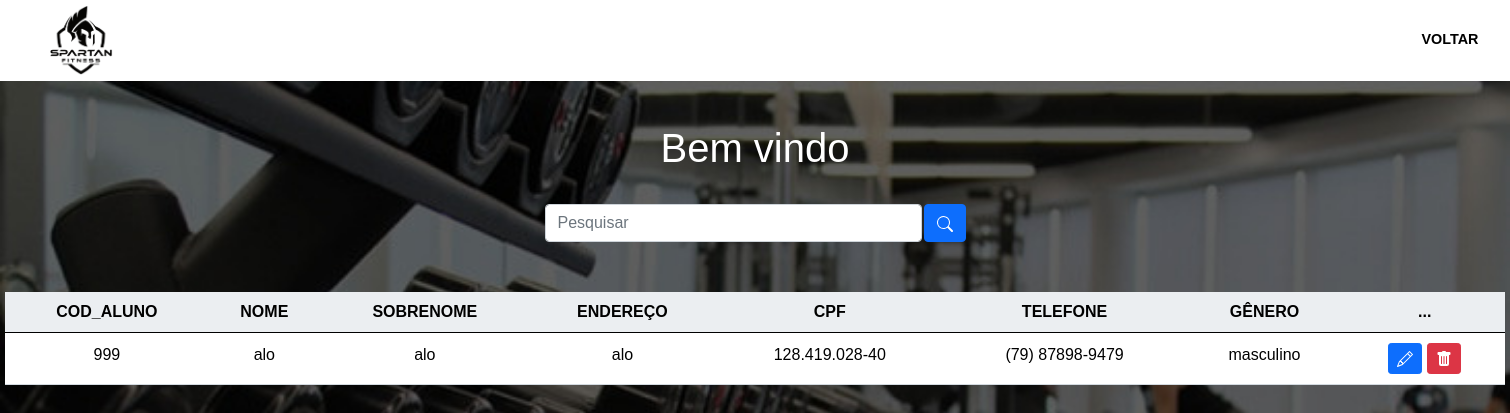
The page /consultar/sistema.php on the database its author committed.
### tables this page shows
CREATE TABLE `matricula_aluno` (
  `cod_aluno` int(11) NOT NULL,
  `nome` varchar(45) DEFAULT NULL,
  `sobrenome` varchar(45) DEFAULT NULL,
  `endereco` varchar(60) DEFAULT NULL,
  `CPF` varchar(15) DEFAULT NULL,
  `telefone` varchar(15) DEFAULT NULL,
  `genero` varchar(45) DEFAULT NULL,
  `cod_professor` varchar(11) DEFAULT NULL
);

### consultar/sistema.php (the view, shortened to what this page needs)
<?php
    include_once('config.php');
    if(!empty($_GET['search']))
    {
        $data = $_GET['search'];
        $sql = "SELECT * FROM matricula_aluno WHERE cod_aluno LIKE '%$data%' or nome LIKE '%$data%' or CPF LIKE '%$data%' ORDER BY cod_aluno DESC";
    }
    else
    {
        $sql = "SELECT * FROM matricula_aluno ORDER BY cod_aluno DESC";
        $logado = $_SESSION['usuario'];
    }
    $result = $conexao->query($sql);
?>
<!DOCTYPE html>
<html lang="en">
<head>
    <link href="https://cdn.jsdelivr.net/npm/bootstrap@5.0.2/dist/css/bootstrap.min.css" rel="stylesheet">
    <link rel="stylesheet" href="../css/header.css">
    <link rel="stylesheet" href="../css/paginas.css">
</head>
<body>
<header>
        <div id="teste">
          <div class="logo-imagem">
            <a href="../index.html">
              <picture>
                <source  media="(max-width:600px )" class="logo-icon" srcset="../img/nova_logo.png" type="image/png">
              <img id="img" src="../img/nova_logo.png" alt=""></a>
         </div>
        </div>
            <nav>
                <ul class="opcoes">
                    <div class="menu">
                        <li><a href="/academia/adminn/indexx.html">VOLTAR</a></li>
                    </div>
                </ul>
              </nav>
    </header>
    <br>
    <?php
        echo "<h1>Bem vindo <u>$logado</u></h1>";
    ?>
    <br>
    <div class="box-search">
        <input type="search" class="form-control w-25" placeholder="Pesquisar" id="pesquisar">
        <button onclick="searchData()" class="btn btn-primary">
        </button>
    </div>
    <div class="content read">
        <table class="table text-white table-bg">
            <thead>
                <tr>
                <th scope="col">COD_ALUNO</th>
                    <th scope="col">NOME</th>
                    <th scope="col">SOBRENOME</th>
                    <th scope="col">ENDEREÇO</th>
                    <th scope="col">CPF</th>
                    <th scope="col">TELEFONE</th>
                    <th scope="col">GÊNERO</th>
                    <th scope="col">...</th>
                </tr>
            </thead>
            <tbody>
                <?php
                    while($user_data = mysqli_fetch_assoc($result)) {
                        echo "<tr>";
                        echo "<td>".$user_data['cod_aluno']."</td>";
                        echo "<td>".$user_data['nome']."</td>";
                        echo "<td>".$user_data['sobrenome']."</td>";
                        echo "<td>".$user_data['endereco']."</td>";
                        echo "<td>".$user_data['CPF']."</td>";
                        echo "<td>".$user_data['telefone']."</td>";
                        echo "<td>".$user_data['genero']."</td>";
                        echo "<td>
                        <a class='btn btn-sm btn-primary' href='edit.php?cod_aluno=$user_data[cod_aluno]' title='Editar'>
                            <svg xmlns='http://www.w3.org/2000/svg' width='16' height='16' fill='currentColor' class='bi bi-pencil' viewBox='0 0 16 16'>
                                <path d='M12.146.146a.5.5 0 0 1 .708 0l3 3a.5.5 0 0 1 0 .708l-10 10a.5.5 0 0 1-.168.11l-5 2a.5.5 0 0 1-.65-.65l2-5a.5.5 0 0 1 .11-.168l10-10zM11.207 2.5 13.5 4.793 14.793 3.5 12.5 1.207 11.207 2.5zm1.586 3L10.5 3.207 4 9.707V10h.5a.5.5 0 0 1 .5.5v.5h.5a.5.5 0 0 1 .5.5v.5h.293l6.5-6.5zm-9.761 5.175-.106.106-1.528 3.821 3.821-1.528.106-.106A.5.5 0 0 1 5 12.5V12h-.5a.5.5 0 0 1-.5-.5V11h-.5a.5.5 0 0 1-.468-.325z'/>
                            </svg>
                            </a>
                            <a class='btn btn-sm btn-danger' href='delete.php?cod_aluno=$user_data[cod_aluno]' title='Deletar'>
                                <svg xmlns='http://www.w3.org/2000/svg' width='16' height='16' fill='currentColor' class='bi bi-trash-fill' viewBox='0 0 16 16'>
                                    <path d='M2.5 1a1 1 0 0 0-1 1v1a1 1 0 0 0 1 1H3v9a2 2 0 0 0 2 2h6a2 2 0 0 0 2-2V4h.5a1 1 0 0 0 1-1V2a1 1 0 0 0-1-1H10a1 1 0 0 0-1-1H7a1 1 0 0 0-1 1H2.5zm3 4a.5.5 0 0 1 .5.5v7a.5.5 0 0 1-1 0v-7a.5.5 0 0 1 .5-.5zM8 5a.5.5 0 0 1 .5.5v7a.5.5 0 0 1-1 0v-7A.5.5 0 0 1 8 5zm3 .5v7a.5.5 0 0 1-1 0v-7a.5.5 0 0 1 1 0z'/>
                                </svg>
                            </a>
                            </td>";
                        echo "</tr>";
                    }
                    ?>
            </tbody>
        </table>
    </div>
</body>
</html>

### css/header.css (style rules this page uses)
* { margin: 0; padding: 0; box-sizing: border-box; font-family: Arial, Helvetica, sans-serif; }
header { background-color: #fff; z-index: 1; width: 100%; position: fixed; top: 0; }
#teste { display: flex; justify-content: flex-start; float: left; }
.logo-imagem { height: 70px; border-radius: 45px; margin: 5px 50px; }
#img { height: 100%; }
nav { margin-top: 15px; }
nav ul li { display: inline-block; margin-left: 10px; }
nav ul li a { position: relative; text-decoration: none; color: #fff; font-size: 17px; padding: 0 10px; }
nav ul li a:after { content:""; position: absolute; background-color: #f66335; height: 3px; width: 0; left: 0; bottom: -4px; transition: 0.5s; }
.opcoes { display: flex; gap: 3px; justify-content: end; }
.opcoes li { display:list-item; width: 120px; height: 50px; list-style: none; transition: all .10s linear; }
.opcoes li a { display: flex; width: 100%; height: 100%; justify-content: center; align-items: center; color: #000000; text-decoration: none; font-size:0.8em; transition: all .30s linear; font-weight: bold; background-color: #fff; }
.menu { display: flex; font-size: 18px; }

### css/paginas.css (style rules this page uses)
* { margin: 0; padding: 0; }
body { background-color: #FFFFFF; margin: 0; }
.content { width: 1500px; margin: 0 auto; background-color: white; margin-top: 50px; }
.read table { width: 100%; padding-top: 30px; border-collapse: collapse; }
.read table thead { background-color: #ebeef1; border-bottom: 1px solid #d3dae0; }
.read table tbody tr { border-bottom: 1px solid #d3dae0; }
.read table tbody tr td { padding: 10px; }
.read table tbody tr td:nth-child(1) { color: black; }

### consultar/sistema.php (style rules this page uses)
body { background-image: url(../img/academia-darkk.jpg); background-size: cover; background-repeat: no-repeat; color: white; text-align: center; }
.table-bg { width: 80%; margin: 0 auto; background-color: #fff; border-radius: 15px 15px 0 0; }
th { color: black; }
td { color: black; }
h1 { margin-top: 100px; }
.box-search { display: flex; justify-content: center; gap: .1%; }

### rows shown on the page
matricula_aluno: cod_aluno "999", nome "alo", sobrenome "alo", endereco "alo", CPF "128.419.028-40", telefone "(79) 87898-9479", genero "masculino"
